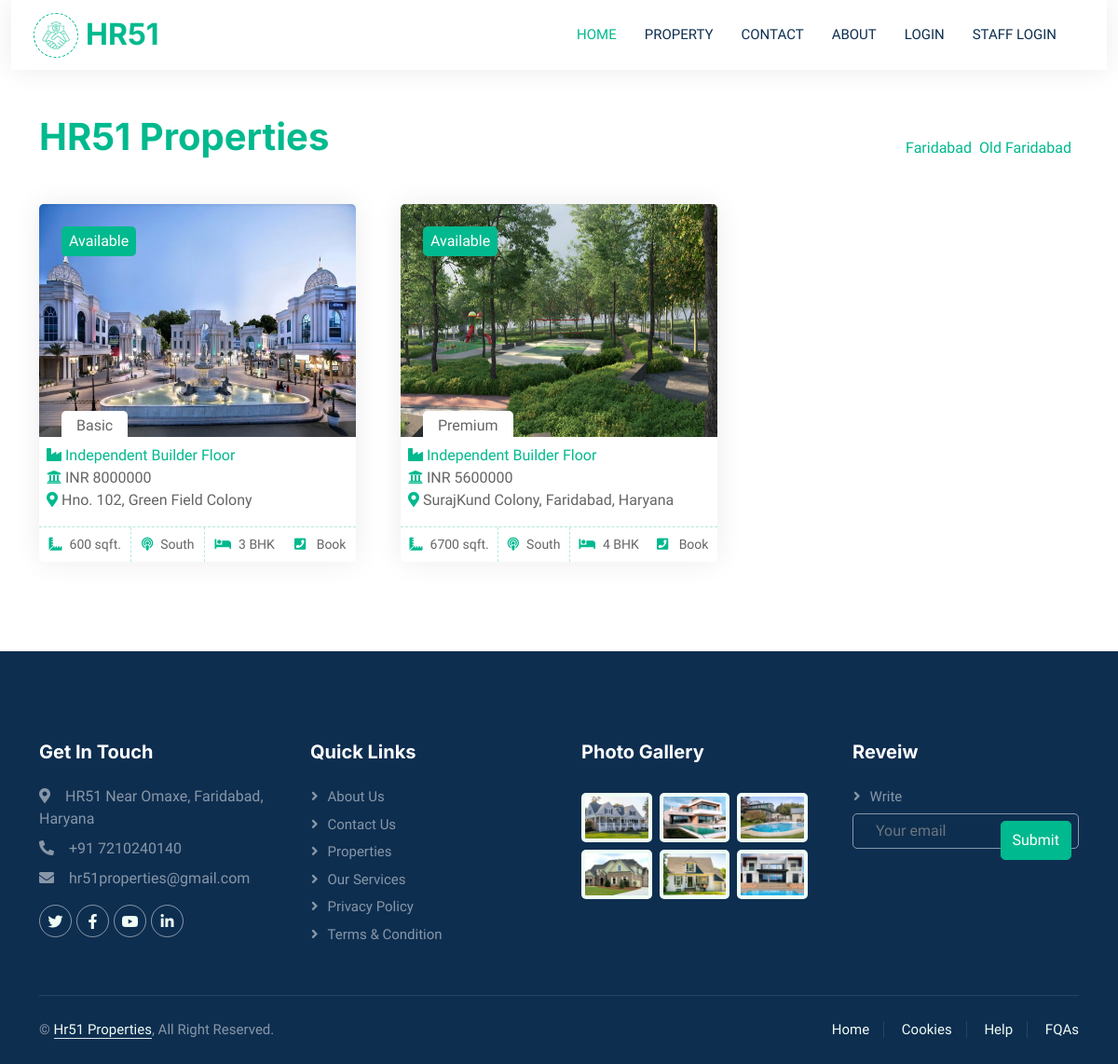
/allpost/, run on the app's committed database.
### realestate/models.py (models this page shows, shortened)
class Realator(models.Model):
    name = models.CharField(max_length=30,default="HR51")
    owner = models.CharField(max_length=20, default="Karan Bhadana")
    location = models.CharField(max_length=50, default="Faridabad")
    state = models.CharField(max_length=50,default="Haryana")
    country = models.CharField(max_length=50,default="India")
    contact = models.CharField(max_length=50,default="987124****", null=True)
    intro = models.CharField(max_length=350,default="RealEstate Agent", null=True)
    url = models.CharField(max_length=100, null=True)
    owner_image = models.ImageField(upload_to='user/', null=True)
    add_date = models.DateTimeField(auto_now_add=True, null=True, blank=True)

class PropertyView(models.Model):
    ROOM_STATUS = (
    ("1", "Available"),
    ("2", "Not Available"),
    )
    ROOM_TYPE = (
    ("1", "premium"),
    ("2", "deluxe"),
    ("3","basic"),
    )
    PROP_ROOM = (
    ("1", "1BHK"),
    ("2", "2BHK"),
    ("3", "3BHK"),
    ("4", "4BHK"),
    ("5", "5BHK"),
    ("6", "6BHK"),
    ("7", "7BHK"),
    )
    ROOMOWNERSHIP = (
    ("1", "First Owner"),
    ("2", "Second Owners"),
    ("3", "Third Owners"),
    ("4", "FreeHold"),
    ("5", "Multiple Owners"),
    )
    SIZERATE = (
    ("1", "1"),
    ("2", "2"),
    ("3", "3"),
    ("4", "4"),
    ("5", "5"),
    ("6", "6"),
    ("7", "7"),
    ("8", "8"),
    )
    PROP_STATUS = (
    ("1", "For Sell"),
    ("2", "For Rent/lease"),
    ("3", "Not Available"),
    )
    PROP_TYPE = (
    ("1", "Independent Builder Floor"),
    ("2", "Builder Floor"),
    ("3", "Not Available"),
    )
    title = models.CharField(max_length=50,null=True)
    room_type = models.CharField(max_length=50,choices = ROOM_TYPE)
    prop_status = models.CharField(max_length=50,choices = ROOM_STATUS, null=True)
    prop_sell = models.CharField(max_length=50,choices = PROP_STATUS, null=True)
    prop_type = models.CharField(max_length=50,choices = PROP_TYPE, null=True)
    property_bhk = models.CharField(max_length=50,choices = PROP_ROOM, null=True)
    capacity = models.IntegerField(null=True)
    propety_code = models.IntegerField(null=True)
    price = models.IntegerField(null=True)
    size = models.IntegerField(null=True)
    hotel = models.ForeignKey(Realator, on_delete = models.CASCADE)
    status = models.CharField(choices =ROOM_STATUS,max_length = 15)
    roomnumber = models.IntegerField(null=True)
    yearbuild = models.IntegerField(null=True)
    address = models.CharField(max_length=150, null=True)
    ownership = models.CharField(max_length=150, null=True, choices= ROOMOWNERSHIP)
    Configuration = models.CharField(max_length = 800, null=True)
    content = models.CharField(max_length = 1500, null=True)
    flooring = models.CharField(max_length = 50, null=True)
    parking = models.CharField(max_length = 100, null=True)
    water_source = models.CharField(max_length = 100, null=True)
    widthroad = models.CharField(max_length = 100, null=True)
    powerbackup = models.CharField(max_length = 100, null=True)
    consider = models.CharField(max_length = 2000, null=True)
    nearby = models.CharField(max_length = 200, null=True)
    facing = models.CharField(max_length = 50, null=True)
    property_age = models.CharField(max_length = 10, null=True)
    furnished_details = models.CharField(max_length = 2000, null=True)
    loan_available = models.CharField(max_length=450, null=True)
    image = models.ImageField(upload_to='post/', null=True)
    image1 = models.ImageField(upload_to='post/', null=True)
    image2 = models.ImageField(upload_to='post/', null=True)
    image3 = models.ImageField(upload_to='post/', null=True)
    image4 = models.ImageField(upload_to='post/', null=True)
    url = models.CharField(max_length=100, null=True)
    map = models.CharField(max_length=450, null=True)
    is_published = models.BooleanField(default=True, null=True)
    post_date = models.DateTimeField(auto_now_add=True, null=True, blank=True)
    list_date = models.DateTimeField(default=datetime.now, blank=True)

### realestate/views.py (the view)
# urls.py: path('allpost/', views.allpost,name="allpost"),
def allpost(request):
    posts = PropertyView.objects.all()[:11]
    categories = Realator.objects.all()
    data = {
        'posts': posts,
        'categories': categories
    }
    return render(request, "allpost.html", data)

### templates/allpost.html (shortened to what this page needs)
{% extends 'basic.html' %}
{% block body %}
{% block content %}
<section>
    <div class="container-fluid px-0 mx-aut">
        <div class="container-xxl py-5">
            <div class="container">
                <div class="row g-0 gx-5 align-items-end">
                    <div class="col-lg-6">
                        <div class="text-start mx-auto mb-5 wow slideInLeft" data-wow-delay="0.1s">
                            <h1 class="mb-3 text-primary">HR51 Properties</h1>
                        </div>
                    </div>
                    <div class="col-lg-6 text-start text-lg-end wow slideInRight" data-wow-delay="0.1s">
                        <ul class="nav nav-pills d-inline-flex justify-content-end mb-5">
                            {% for cat in categories %}
                            <li class="nav-item me-2">
                                <a class="outline-primary"  href="/propertydetails" style="text-decoration: none;">{{cat.location}}</a>
                            </li>
                            {% endfor %}
                        </ul>
                    </div>
                </div>
            <div class="tab-content">
                <div id="tab-1" class="tab-pane fade show p-0 active">
                    <div class="row g-5">
                        {% for r in posts %}
                        <div class="col-lg-4 col-md-6 wow fadeInUp" data-wow-delay="0.1s">
                            <div class="property-item rounded overflow-hidden">
                                <div class="position-relative overflow-hidden">
                                    <a href="/propertydetails/{{r.url}}"><img class="img-fluid w-100 "
                                            style="height: 250px; object-fit: fill;" src="/media/{{r.image}}"
                                            alt="Loading...">
                                    </a>
                                    <div class="bg-primary rounded text-white position-absolute start-0 top-0 m-4 py-1 px-2"
                                        style="text-transform: capitalize;">
                                        {{r.get_prop_status_display}}</div>
                                    <div class="bg-white rounded-top position-absolute start-0 bottom-0 mx-4 pt-1 px-3"
                                        style="text-transform: capitalize;">
                                        {{ r.get_room_type_display }}</div>
                                </div>
                                <div class="p-2 pb-0 pt-2">
                                    <a class="d-block" href="/user/book-room?roomid={{r.id}}"
                                        style="text-decoration: none;">
                                        <i class="fa fa-industry">
                                        </i>
                                        {{r.get_prop_type_display}}
                                    </a>
                                    <p class="mb-0">
                                        <i class="fa fa-university text-primary">
                                        </i>
                                        INR {{ r.price }}
                                    </p>
                                    <p><i class="fa fa-map-marker-alt text-primary">
                                        </i>
                                        {{ r.address }}
                                    </p>
                                </div>
                                <div class="d-flex border-top">
                                    <small class="flex-fill text-center border-end py-2"><i
                                            class="fa fa-ruler-combined text-primary me-2"></i>{{ r.size }}
                                        sqft.</small>
                                    <small class="flex-fill text-center border-end py-2"><i
                                            class="fa fa-podcast text-primary me-2"></i>{{r.facing}}</small>
                                    <small class="flex-fill text-center py-2"><i class="fa fa-bed text-primary me-2"
                                            aria-hidden="true"></i>{{r.property_bhk}} BHK</small>
                                    <small class="flex-fill text-center py-2"><a
                                            class="fa fa-phone-square text-primary me-2" aria-hidden="true"
                                            href="/user/book-room?roomid={{r.id}}">
                                        </a>
                                        Book
                                    </small>
                                </div>
                            </div>
                        </div>
                        {% endfor %}
                    </div>
                </div>
            </div>
            </div>
        </div>
    </div>
</section>
{% endblock content %}
{% endblock body %}

### static/css/style.css (style rules this page uses)
:root { --primary: #00B98E; --secondary: #FF6922; --light: #EFFDF5; --dark: #0E2E50; }
body { background-color: #fff; }
.property-item { box-shadow: 0 0 30px rgba(0, 0, 0, .08); }
.property-item img { transition: .5s; }
.property-item .border-top { border-top: 1px dashed rgba(0, 185, 142, .3) !important; }
.property-item .border-end { border-right: 1px dashed rgba(0, 185, 142, .3) !important; }

### templates/basic.html (style rules this page uses)
a { text-decoration: none; }

### data on the page
Realator: location "Faridabad"
Realator: location "Old Faridabad"
PropertyView: image (picture), prop_status "Available", room_type "Basic", prop_type "Independent Builder Floor", price "8000000", address "Hno. 102, Green Field Colony", size "600", facing "South", property_bhk "3"
PropertyView: image (picture), prop_status "Available", room_type "Premium", prop_type "Independent Builder Floor", price "5600000", address "SurajKund Colony, Faridabad, Haryana", size "6700", facing "South", property_bhk "4"
